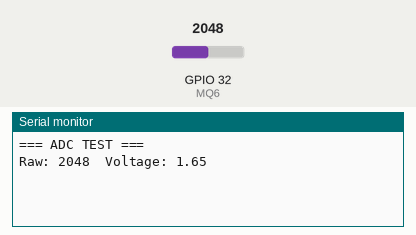
The sketch below on a simulated ESP32. On the bench: the last lines printed to the serial monitor. The inputs (shaded band) are chosen by the test bench; at power-on: GPIO 32 (MQ6) = 2048. WiFi joins after 1.5 s; servers stay silent unless stated.

Above: at 3.0 s.
3.1 s: GPIO 32 (MQ6) set to 2866
At 3.9 s:
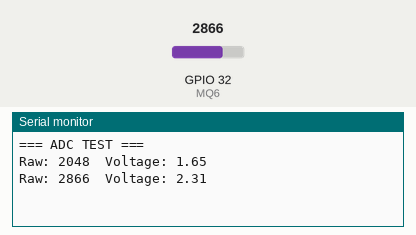
4.6 s: GPIO 32 (MQ6) set to 3603
At 5.4 s:
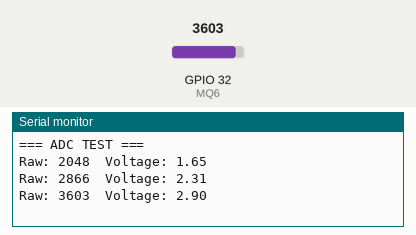
Timing chart, 0 to 7.6 s (numbered marks = the images above; inputs shaded):
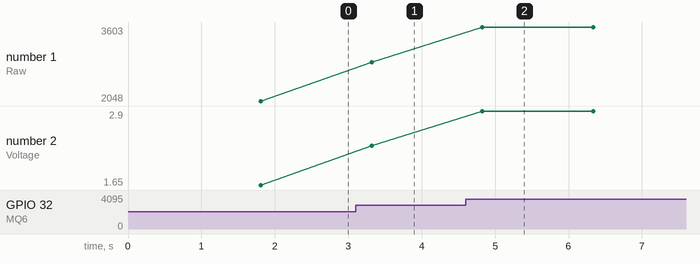

Measured:
- after the input at 3.1 s, the serial monitor: prints a new line after 0.22 s (image 1)
- after the input at 4.6 s, the serial monitor: prints a new line after 0.23 s (image 2)
- plotted number 1: 2048 → 2866 after the input at 3.1 s, 2866 → 3603 after the input at 4.6 s
- plotted number 2: 1.65 → 2.31 after the input at 3.1 s, 2.31 → 2.9 after the input at 4.6 s

The sketch:

basic.ino
```cpp
/*************************************************************
  This is a simple demo of sending and receiving some data.
  Be sure to check out other examples!
*************************************************************/

//========================================
// GLOBAL SETTINGS
//========================================


// Template ID, Device Name and Auth Token are provided by the Blynk.Cloud
// See the Device Info tab, or Template settings
#define BLYNK_TEMPLATE_ID           "TMPLyqqttM1j"
#define BLYNK_DEVICE_NAME           "Firewall"
#define BLYNK_AUTH_TOKEN            "dRTjnP4odrTQAiXc1rvcesNnOeF77HSP"

// Comment this out to disable prints and save space
#define BLYNK_PRINT Serial

// ADC definitions
#define MQ6 32
#define NO_OF_SAMPLES   64          //Multisampling

//DHT definitions
#define DHTPIN 2     // Digital pin connected to the DHT sensor
#define DHTTYPE    DHT22     // DHT 22 (AM2302)

#include <WiFi.h>
#include <WiFiClient.h>
#include <BlynkSimpleEsp32.h>
#include <Adafruit_Sensor.h>
#include <DHT.h>
#include <DHT_U.h>

char auth[] = BLYNK_AUTH_TOKEN;

// Your WiFi credentials.
// Set password to "" for open networks.
char ssid[] = "Fernandes";
char pass[] = "Fernandes07";

BlynkTimer timer;


uint8_t flag1 = 1;  //Cleaned after notification is sent
uint8_t flag2 = 0;  //Voltage >= 3V


DHT_Unified dht(DHTPIN, DHTTYPE);

uint32_t delayMS;

//========================================
// AUXILIARY FUNCTIONS
//========================================

// This function is called every time the Virtual Pin 0 state changes
BLYNK_WRITE(V0)
{
  // Set incoming value from pin V0 to a variable
  int value = param.asInt();

  // Update state
  Blynk.virtualWrite(V1, value);

  pinMode(MQ6,INPUT);

  // Initialize DHT.
  dht.begin();
}

// This function is called every time the device is connected to the Blynk.Cloud
BLYNK_CONNECTED()
{
  // Change Web Link Button message to "Congratulations!"
  Blynk.setProperty(V3, "offImageUrl", "https://static-image.nyc3.cdn.digitaloceanspaces.com/general/fte/congratulations.png");
  Blynk.setProperty(V3, "onImageUrl",  "https://static-image.nyc3.cdn.digitaloceanspaces.com/general/fte/congratulations_pressed.png");
  Blynk.setProperty(V3, "url", "https://docs.blynk.io/en/getting-started/what-do-i-need-to-blynk/how-quickstart-device-was-made");
}

// This function sends Arduino's uptime every second to Virtual Pin 2.
void myTimerEvent()
{
  // You can send any value at any time.
  // Please don't send more that 10 values per second.
  Blynk.virtualWrite(V2, millis() / 1000);
}

uint32_t getRaw(){
  uint32_t adc_reading = 0;
  //Multisampling
  for (int i = 0; i < NO_OF_SAMPLES; i++) {
      adc_reading += analogRead(MQ6);
  }
  adc_reading /= NO_OF_SAMPLES;
  return adc_reading;
}

float getVoltage(uint32_t adc_reading){
  return 3.3*adc_reading/4095.0;
}


void setup()
{
  // Debug console
  Serial.begin(115200);

  Blynk.begin(auth, ssid, pass);
  // You can also specify server:
  //Blynk.begin(auth, ssid, pass, "blynk.cloud", 80);
  //Blynk.begin(auth, ssid, pass, IPAddress(192,168,1,100), 8080);

  // Setup a function to be called every second
  timer.setInterval(1000L, myTimerEvent);
  Serial.println(F("=== ADC TEST ==="));
}

void loop()
{
  Blynk.run();
  timer.run();
  uint32_t adc_reading = getRaw();
  float    voltage     = getVoltage(adc_reading);

  Serial.print("Raw: ");
  Serial.print(adc_reading);
  Serial.print("\tVoltage: ");
  Serial.println(voltage);

  flag2 = (voltage >= 3) ? 1 : 0;

  if(flag1 && flag2){
    Blynk.logEvent("jak_notify");
    flag1=0;
  }

  delay(1500);
  // You can inject your own code or combine it with other sketches.
  // Check other examples on how to communicate with Blynk. Remember
  // to avoid delay() function!
}
```
